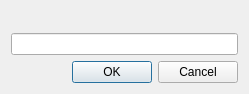
<?xml version="1.0" encoding="UTF-8"?>
<ui version="4.0">
 <class>Dialog</class>
 <widget class="QDialog" name="Dialog">
  <property name="geometry">
   <rect>
    <x>0</x>
    <y>0</y>
    <width>249</width>
    <height>94</height>
   </rect>
  </property>
  <property name="windowTitle">
   <string/>
  </property>
  <layout class="QGridLayout" name="gridLayout">
   <item row="1" column="0">
    <widget class="QLineEdit" name="lineEdit"/>
   </item>
   <item row="2" column="0">
    <widget class="QDialogButtonBox" name="buttonBox">
     <property name="orientation">
      <enum>Qt::Horizontal</enum>
     </property>
     <property name="standardButtons">
      <set>QDialogButtonBox::Cancel|QDialogButtonBox::Ok</set>
     </property>
    </widget>
   </item>
   <item row="0" column="0">
    <widget class="QLabel" name="label">
     <property name="text">
      <string/>
     </property>
     <property name="alignment">
      <set>Qt::AlignCenter</set>
     </property>
    </widget>
   </item>
  </layout>
 </widget>
 <resources/>
 <connections>
  <connection>
   <sender>buttonBox</sender>
   <signal>accepted()</signal>
   <receiver>Dialog</receiver>
   <slot>accept()</slot>
   <hints>
    <hint type="sourcelabel">
     <x>248</x>
     <y>254</y>
    </hint>
    <hint type="destinationlabel">
     <x>157</x>
     <y>274</y>
    </hint>
   </hints>
  </connection>
  <connection>
   <sender>buttonBox</sender>
   <signal>rejected()</signal>
   <receiver>Dialog</receiver>
   <slot>reject()</slot>
   <hints>
    <hint type="sourcelabel">
     <x>316</x>
     <y>260</y>
    </hint>
    <hint type="destinationlabel">
     <x>286</x>
     <y>274</y>
    </hint>
   </hints>
  </connection>
 </connections>
</ui>
